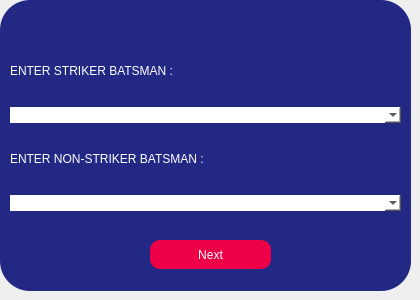
        <widget class="QWidget" name="page1">
         <widget class="QFrame" name="frame_5">
          <property name="geometry">
           <rect>
            <x>0</x>
            <y>0</y>
            <width>411</width>
            <height>291</height>
           </rect>
          </property>
          <property name="styleSheet">
           <string notr="true">background-color: rgb(35, 40, 132);
border-radius:30px;</string>
          </property>
          <property name="frameShape">
           <enum>QFrame::Shape::StyledPanel</enum>
          </property>
          <property name="frameShadow">
           <enum>QFrame::Shadow::Raised</enum>
          </property>
          <widget class="QWidget" name="verticalLayoutWidget">
           <property name="geometry">
            <rect>
             <x>10</x>
             <y>40</y>
             <width>391</width>
             <height>171</height>
            </rect>
           </property>
           <layout class="QVBoxLayout" name="verticalLayout">
            <item>
             <widget class="QLabel" name="label_2">
              <property name="styleSheet">
               <string notr="true">font: 700 14pt &quot;Cascadia Code&quot;;
color: rgb(255, 255, 255);</string>
              </property>
              <property name="text">
               <string>ENTER STRIKER BATSMAN :</string>
              </property>
             </widget>
            </item>
            <item>
             <widget class="QComboBox" name="firstbat">
              <property name="styleSheet">
               <string notr="true">background-color: rgb(255, 255, 255);

font: 700 14pt &quot;Cascadia Code&quot;;
color: rgb(0, 0, 0);
border-radius: 10px; </string>
              </property>
             </widget>
            </item>
            <item>
             <widget class="QLabel" name="label_32">
              <property name="styleSheet">
               <string notr="true">font: 700 14pt &quot;Cascadia Code&quot;;
color: rgb(255, 255, 255);</string>
              </property>
              <property name="text">
               <string>ENTER NON-STRIKER BATSMAN :</string>
              </property>
             </widget>
            </item>
            <item>
             <widget class="QComboBox" name="secondbat">
              <property name="styleSheet">
               <string notr="true">background-color: rgb(255, 255, 255);

font: 700 14pt &quot;Cascadia Code&quot;;
color: rgb(0, 0, 0);
border-radius: 10px; </string>
              </property>
             </widget>
            </item>
           </layout>
          </widget>
          <widget class="QPushButton" name="next_1">
           <property name="geometry">
            <rect>
             <x>150</x>
             <y>240</y>
             <width>121</width>
             <height>29</height>
            </rect>
           </property>
           <property name="styleSheet">
            <string notr="true">color: rgb(255, 255, 255);
background-color: rgb(237, 0, 71);
font: 700 14pt &quot;Cascadia Code&quot;;
border-radius: 10px; </string>
           </property>
           <property name="text">
            <string>Next</string>
           </property>
          </widget>
         </widget>
        </widget>
